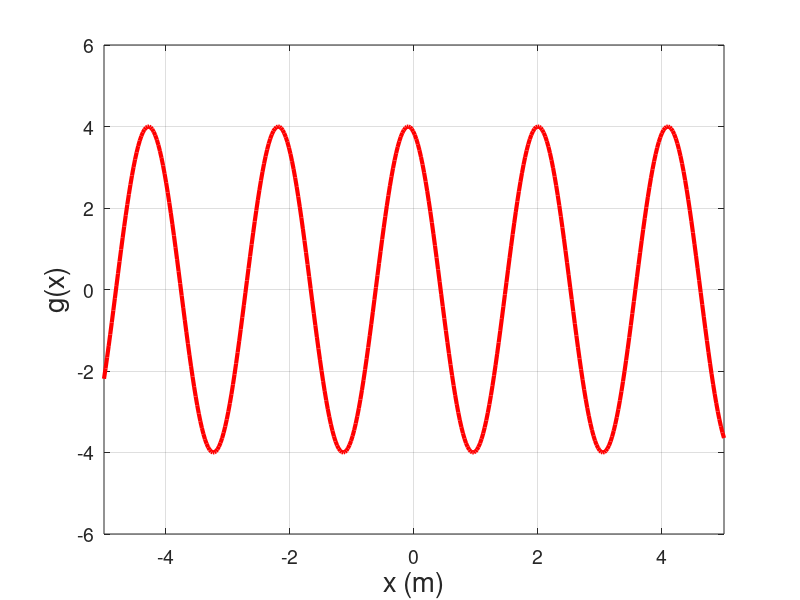

The MATLAB source for this figure: (Note: this script raises an error after producing the figure.)
% Ian Woodbury
% 9/19/21
% ECE 202 Fall 2021 MATLAB Exercise M4
% Plotting different graphs in terms of x(distanvce in meters) and t
% (time in s or ms) Each graph labeled in their own section

clear

% ------ Shifted Sinusoid ------

    x = linspace(-5, 5, 400);   % sets x axis as x, in meters, w/ 400 points
    g = 4*cos(3*(x-2));     % function g(x), plotting a point for every x value
    plot (x, g, 'r', 'LineWidth', 3) % % plots function g in terms of x, 
    % and the 'r' makes the plot red
    grid on % creates grid lines for legibility
    axis([-inf inf -6 6])   % makes axis -6 to 6 on the y
    set(gca, 'FontSize', 14)    % sets the font size for axis values
    xlabel('x (m)', 'FontSize', 20); % label for the x axis, w/ units
    ylabel('g(x)','FontSize', 20); % label for y axis
    title("ECE 202 MATLab Exercise M4 Part (b): \newline Shifted" ...
        + " Sinusoidal Graph", 'FontSize', 24)
    % creates the title for the graph, M4, and the given graph

